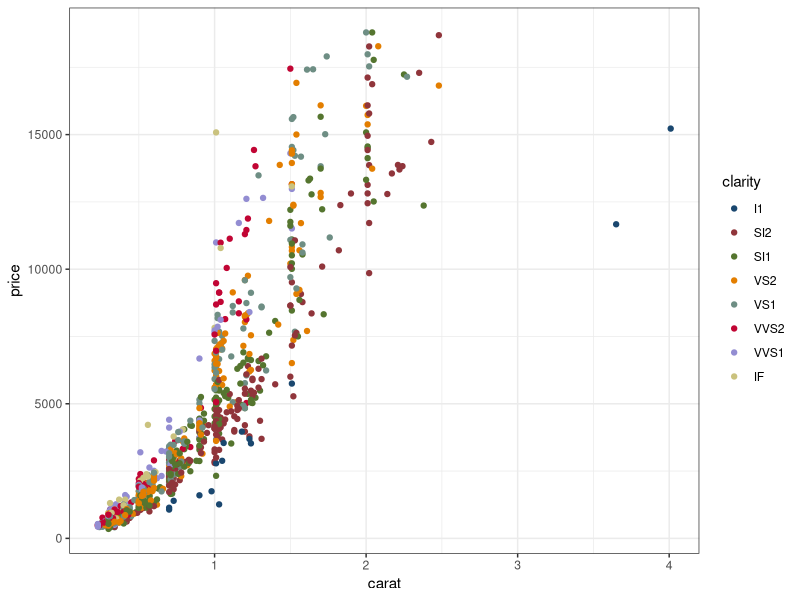
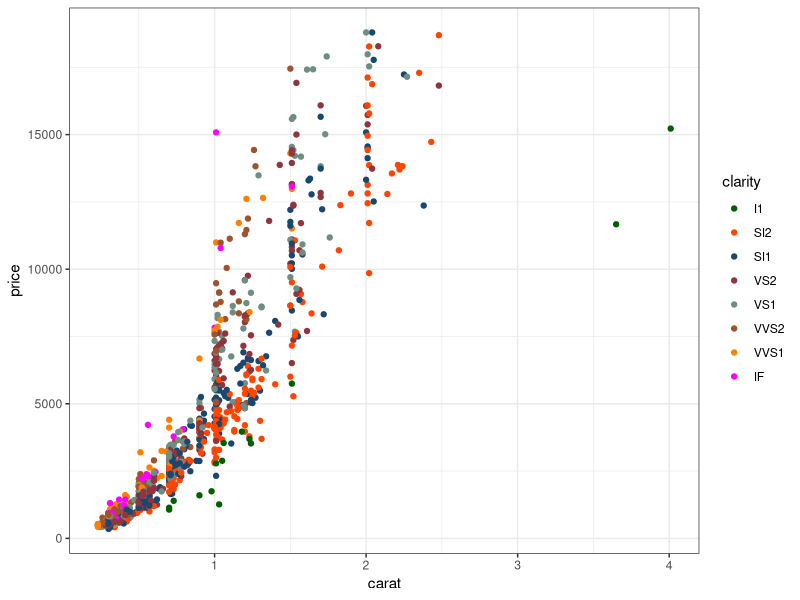

R code for these plots, in order:
## ---- chunk 1
library(ggplot2)
library(ggthemes)
## ---- chunk 2
dsamp <- diamonds[sample(nrow(diamonds), 1000), ]
(d <- qplot(carat, price, data=dsamp, colour=clarity)
               + theme_bw()
               + scale_color_stata())
(d <- qplot(carat, price, data=dsamp, colour=clarity)
               + theme_bw()
               + scale_color_stata("s1color"))



